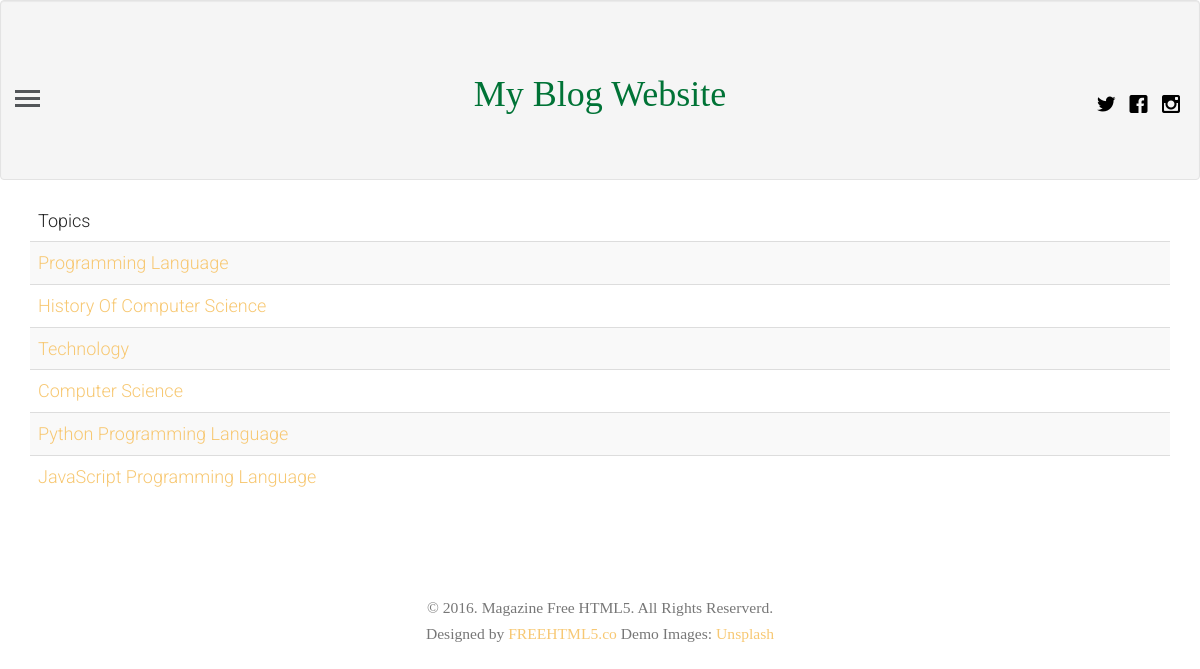
The app's page /topics with its own data.
### blogapp/models.py (models this page shows, shortened)
class category(models.Model):
    name = models.CharField(max_length=100)

### blogapp/views.py (the view)
# urls.py: path('topics', views.getCategory, name="category"),
def getCategory(request):
    query = category.objects.all()
    return render(request, 'topics.html', {"topic": query})

### templates/topics.html (shortened to what this page needs)
{% extends 'base.html' %}
{% block content %}
<div class="container">
    <table class="table table-striped">
        <thead>
        <tr>
            <td>Topics</td>
        </tr>
        </thead>
        <tbody>
        {% for t in topic %}
            <tr>
                <td><a href="{% url 'blog:topic' name=t.name %}">{{ t.name }}</a></td>
            </tr>
        {% endfor %}
        </tbody>
</table>
    </div>
{% endblock %}

### blogapp/static/css/style.css (style rules this page uses)
html { background: #fff; }
body { font-family: "Roboto", arial, sans-serif; font-size: 18px; font-weight: 300; line-height: 1.8; color: #222; background: #fff; }
a { color: #f7c873; -webkit-transition: 0.5s; -o-transition: 0.5s; transition: 0.5s; }

### records on screen
category: name "Programming Language"
category: name "History Of Computer Science"
category: name "Technology"
category: name "Computer Science"
category: name "Python Programming Language"
category: name "JavaScript Programming Language"
